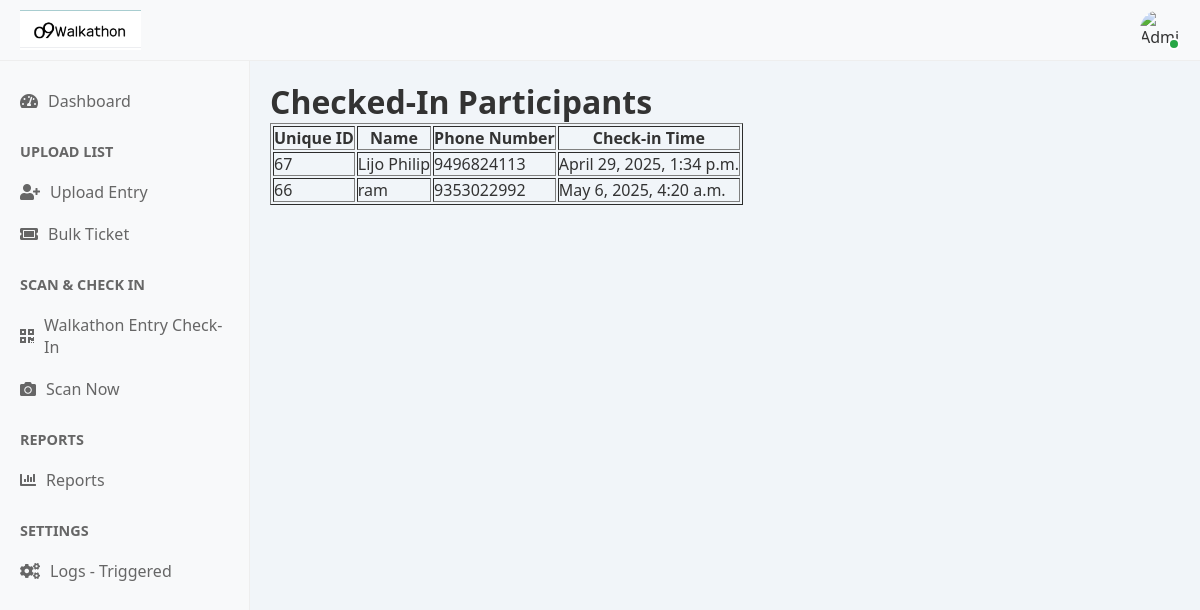
The page /checkin_list/ on the database as committed earlier.
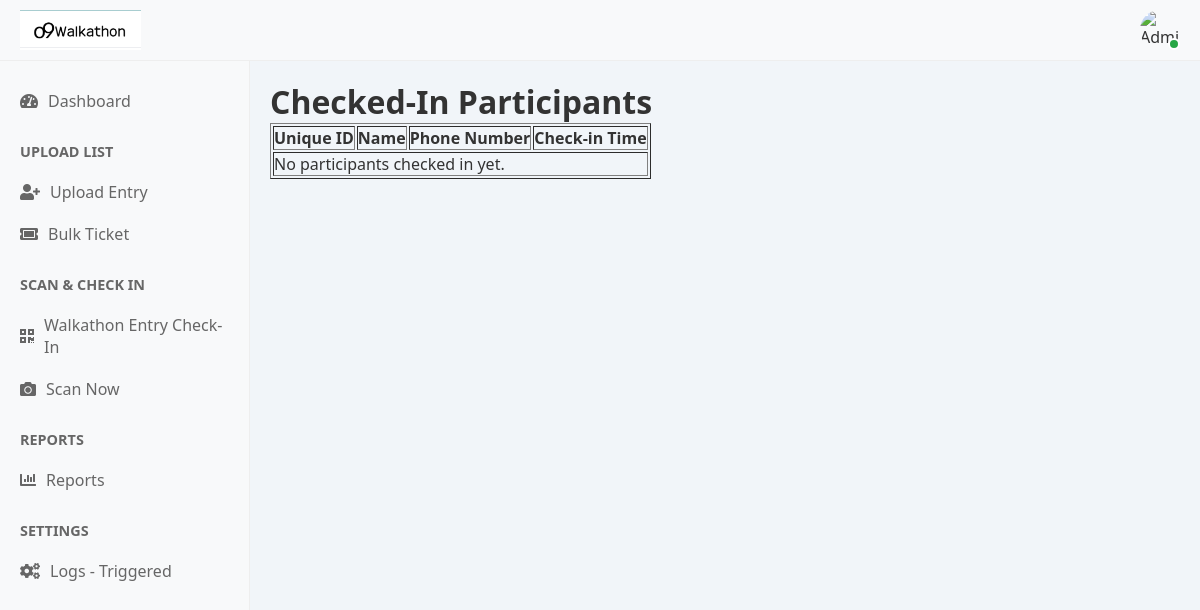
The same page on the database as committed later.
### walkathon_app/models.py (models this page shows, shortened)
class CheckIn(models.Model):
    participant = models.ForeignKey(Participant, on_delete=models.CASCADE)
    checkin_time = models.DateTimeField(default=timezone.now)

class Participant(models.Model):
    unique_id = models.CharField(max_length=20, unique=True,default=uuid.uuid4)
    name = models.CharField(max_length=255)
    email = models.EmailField()
    phone_number = models.CharField(max_length=20)
    walking_distance_km = models.DecimalField(max_digits=5, decimal_places=2)
    registered_at = models.DateTimeField(auto_now_add=True)
    gender = models.CharField(max_length=10, choices=[('Male', 'Male'), ('Female', 'Female'), ('Others', 'Others')], null=True, blank=True)
    working_professional = models.CharField(max_length=3, choices=[('Yes', 'Yes'), ('No', 'No')], null=True, blank=True)
    o9_employee = models.CharField(max_length=3, choices=[('Yes', 'Yes'), ('No', 'No')], null=True, blank=True)
    employee_code = models.CharField(max_length=100, null=True, blank=True)
    company_name = models.CharField(max_length=255, null=True, blank=True)

### walkathon_app/views.py (the view)
# urls.py: path('checkin_list/', views.checkin_list, name='checkin_list'),
def checkin_list(request):
    checkins = CheckIn.objects.select_related('participant').all()
    return render(request, 'checkin_list.html', {'checkins': checkins})

### templates/checkin_list.html
{% extends "base.html" %}
{% block content %}
<h1>Checked-In Participants</h1>
<table border="1">
    <thead>
        <tr>
            <th>Unique ID</th>
            <th>Name</th>
            <th>Phone Number</th>
            <th>Check-in Time</th>
        </tr>
    </thead>
    <tbody>
        {% for checkin in checkins %}
        <tr>
            <td>{{ checkin.participant.unique_id }}</td>
            <td>{{ checkin.participant.name }}</td>
            <td>{{ checkin.participant.phone_number }}</td>
            <td>{{ checkin.checkin_time }}</td>
        </tr>
        {% empty %}
        <tr>
            <td colspan="4">No participants checked in yet.</td>
        </tr>
        {% endfor %}
    </tbody>
</table>
{% endblock %}

Rows that differ between the two databases and show on the page:
removed CheckIn: participant.unique_id "67", participant.name "Lijo Philip", participant.phone_number "9496824113", checkin_time "April 29, 2025, 1:34 p.m."
removed CheckIn: participant.unique_id "66", participant.name "ram", participant.phone_number "9353022992", checkin_time "May 6, 2025, 4:20 a.m."
Other text that changed with them:
text now shown: "No participants checked in yet."
